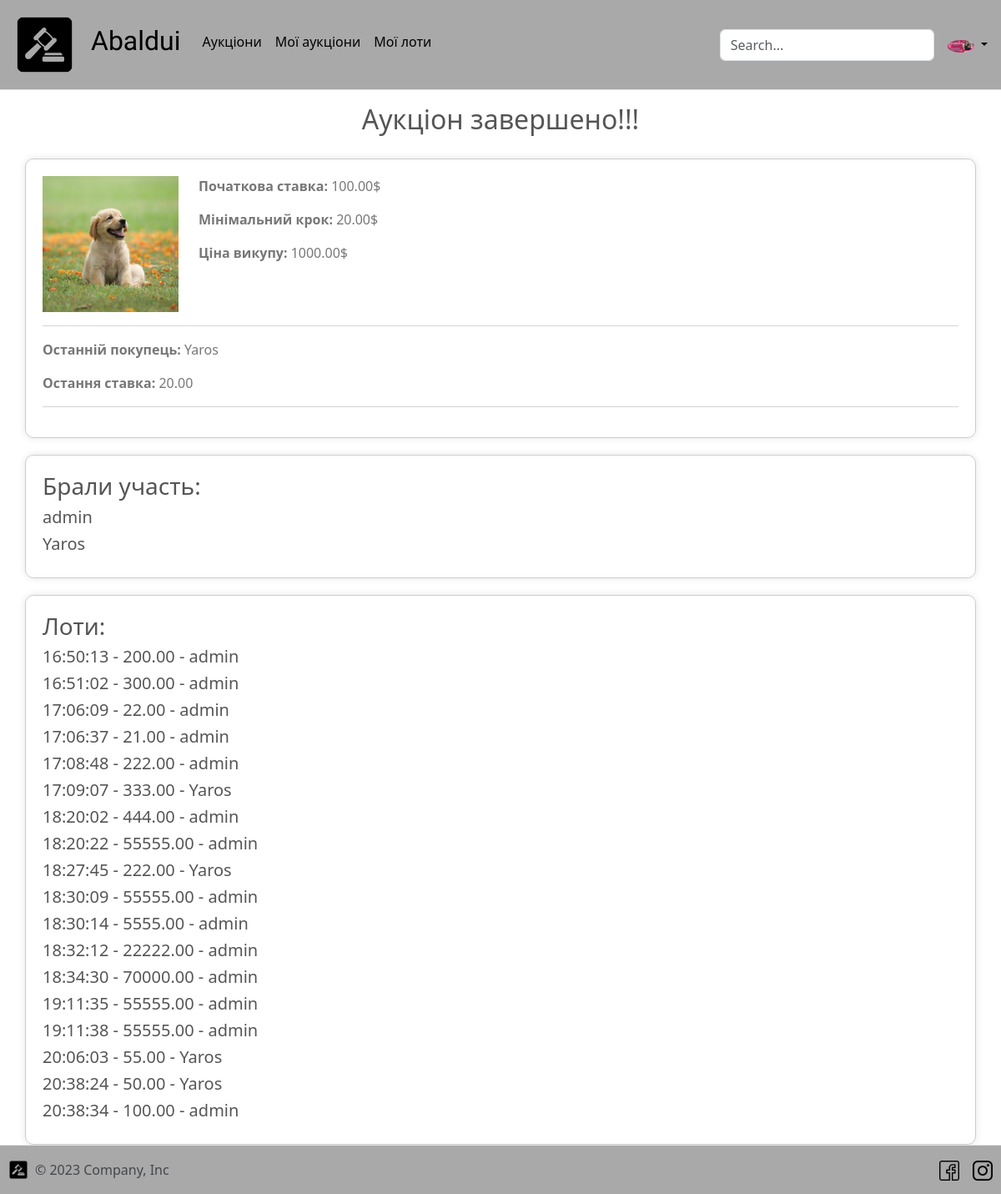
Page /auction/18/going/ (signed in) on the earlier database version.
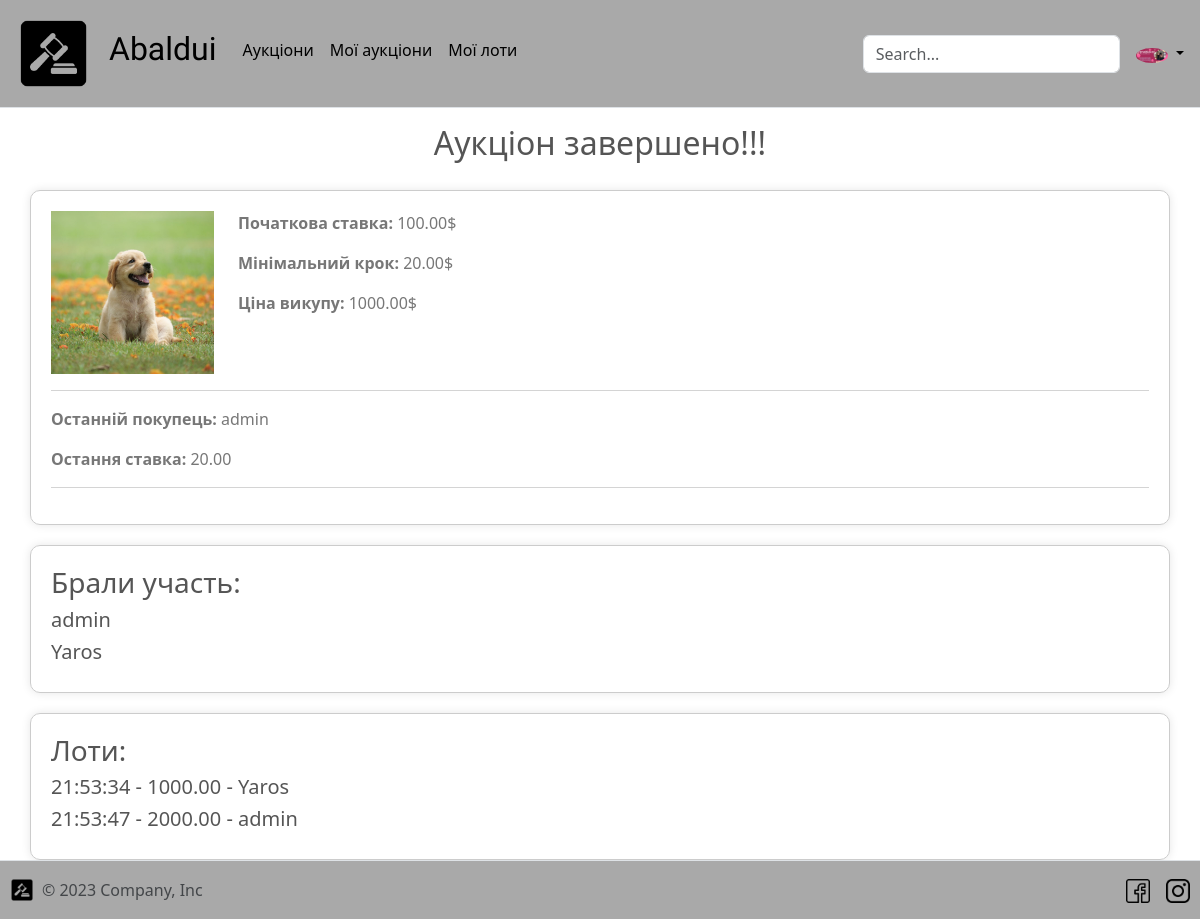
Same page on the later database version.
### auction/models.py (models this page shows, shortened)
class User(AbstractUser):
    balance = models.DecimalField(max_digits=15, decimal_places=2, default=0)
    avatar = models.ImageField(
        upload_to="media/avatars",
        default="media/avatars/default_user.png"
    )
    phone = models.CharField(max_length=14, default=0)

class Auction(models.Model):
    name = models.CharField(max_length=255, default="Auction")
    description = models.TextField(blank=True, null=True, max_length=700)
    image = models.ImageField(
        upload_to="auction-images/",
        blank=True,
        null=True
    )
    creator = models.ForeignKey(
        to=User,
        on_delete=models.DO_NOTHING,
        related_name="auctions"
    )
    current_better = models.ForeignKey(
        to=User,
        on_delete=models.DO_NOTHING,
        null=True,
        blank=True,
        related_name="auctions_betters"
    )
    start_price = models.DecimalField(max_digits=15, decimal_places=2)
    minimal_bet = models.DecimalField(max_digits=15, decimal_places=2)
    current_bet = models.DecimalField(
        max_digits=15,
        decimal_places=2,
        default=0
    )
    price_of_ransom = models.DecimalField(
        max_digits=15,
        decimal_places=2,
        null=True
    )
    time_of_creation = models.DateTimeField(auto_now_add=True)
    time_of_start = models.DateTimeField()
    seconds_to_end = models.IntegerField(default=60)
    is_completed = models.BooleanField(default=False)
    participants = models.ManyToManyField(User)
    class Meta:
        ordering = ["-time_of_start"]

class Lot(models.Model):
    sender = models.ForeignKey(
        to=User,
        on_delete=models.DO_NOTHING,
        related_name="lots"
    )
    sum_of_bet = models.DecimalField(max_digits=15, decimal_places=2)
    time_of_lot = models.DateTimeField(auto_now_add=True)
    auction = models.ForeignKey(to=Auction, on_delete=models.DO_NOTHING)
    is_completed = models.BooleanField()
    def str_date(self):
        return datetime.datetime.strftime(self.time_of_lot, "%H:%M:%S")

### auction/views.py (the view)
# urls.py: path('<int:pk>/going/', auction_going),
@login_required
def auction_going(request, pk: int):
    auction = Auction.objects.get(pk=pk)
    if request.user not in auction.participants.all():
        auction.participants.add(request.user)
        auction.save()
    context = {
        "auction": auction,
        "lots": auction.lot_set.all(),
        "participants": auction.participants.all()
    }
    start_time = datetime.datetime.strptime(
        str(auction.time_of_start),
        "%Y-%m-%d %H:%M:%S"
    )
    if datetime.datetime.now() >= start_time:
        if request.method == "POST":
            return auction_bet(request, pk)
        if auction.seconds_to_end == 0 and not auction.is_completed:
            complete_auction(auction)
        if not auction.is_completed and auction.current_better_id:
            auction.seconds_to_end -= 5
            auction.save()
        if auction.is_completed:
            return render(
                request,
                "auction/auction-completed.html",
                context=context
            )
        return render(request, "auction/auction-going.html", context=context)
    return render(request, "auction/auction-not-going.html", context=context)

### templates/auction/auction-completed.html (shortened to what this page needs)
{% extends "base.html" %}
{% load static %}
{% block content %}
  <h2 style="text-align: center">Аукціон завершено!!!</h2>
  <div class="container">
    <div class="row">
      <div class="col-md-2">
        <img src="/media/{{ auction.image }}" alt="Зображення аукціону" class="img-fluid">
      </div>
      <div class="col-md-10">
        <p><strong>Початкова ставка:</strong> {{ auction.start_price }}$</p>
        <p><strong>Мінімальний крок:</strong> {{ auction.minimal_bet }}$</p>
        <p><strong>Ціна викупу:</strong> {{ auction.price_of_ransom }}$</p>
      </div>
    </div>
    <hr>
    <div class="row">
      <div class="col-md-12">
        <p><strong>Останній покупець:</strong> {{ auction.current_better }}</p>
        <p><strong>Остання ставка:</strong> {{ auction.minimal_bet }}</p>
        <hr>
      </div>
    </div>
  </div>
  <div class="container">
    <h3>Брали участь:</h3>
    {% for participant in participants %}
      <h5>{{ participant.username }}</h5>
    {% endfor %}
  </div>
  <div class="container">
    <h3>Лоти:</h3>
    {% for lot in lots %}
      <h5>{{ lot.str_date }} - {{ lot.sum_of_bet }} - {{ lot.sender }}</h5>
    {% endfor %}
  </div>
{% endblock %}

### templates/base.html (shortened to what this page needs)
<!DOCTYPE html>
<html lang="en">
<head>
  {% load static %}
  <link href="https://cdn.jsdelivr.net/npm/bootstrap@5.3.2/dist/css/bootstrap.min.css" rel="stylesheet"
>
  <link type="text/css" href="{% static 'css/styles.css' %}" rel="stylesheet"/>
</head>
<body class="d-flex flex-column min-vh-100">
{% block sidebar %}
  {% include "includes/nav-bar.html" %}
{% endblock %}
{% block content %}{% endblock %}
{% block footer %}
  {% include "includes/footer.html" %}
{% endblock %}
</body>
</html>

### templates/includes/nav-bar.html (shortened to what this page needs)
{% load static %}
<header class="p-3 mb-3 border-bottom">
  <div class="d-flex flex-wrap align-items-center justify-content-center justify-content-lg-start">
    <a href="/"
       class="d-flex align-items-center mb-2 mb-lg-0 link-body-emphasis text-decoration-none"
    >
      <img height="75px"
           width="75px"
           src="{% static 'img/logo.png' %}"
           alt="Logo"
      >
    </a>
    <ul class="nav col-12 col-lg-auto me-lg-auto mb-2 justify-content-center mb-md-0">
      <li>
        <a href="/" class="nav-link px-2 link-body-emphasis">
          <h2 style="font-family: 'Protest Revolution', sans-serif; padding-left: 10px; padding-right: 10px">
            Abaldui</h2>
        </a>
      </li>
      <li class="mt-2">
        <a href="/auction" class="nav-link px-2 link-body-emphasis">Аукціони</a>
      </li>
      <li class="mt-2">
        <a href="/auction/my-auctions" class="nav-link px-2 link-body-emphasis">Мої аукціони</a>
      </li>
      <li class="mt-2">
        <a href="/auction/my-lots" class="nav-link px-2 link-body-emphasis">Мої лоти</a>
      </li>
    </ul>
    <form class="col-12 col-lg-auto mb-3 mb-lg-0 me-lg-3" role="search" method="post" action="/auction/">
      <input name="query" type="search"
             class="form-control"
             placeholder="Search..."
             aria-label="Search"
      />
    </form>
    {% if request.user.is_authenticated %}
      <div class="dropdown text-end">
        <a href="#"
           class="d-block link-body-emphasis text-decoration-none dropdown-toggle"
           data-bs-toggle="dropdown"
           aria-expanded="false"
        >
          <img
          src="/{{ request.user.avatar }}"
          width="32"
          height="32"
          class="rounded-circle"
          />
        </a>
      </div>
    {% endif %}
  </div>
</header>

### templates/includes/footer.html
{% load static %}
<footer
class="mt-auto d-flex flex-wrap justify-content-between align-items-center py-3 border-top"
>
  <div class="col-md-4 d-flex align-items-center">
    <a
    href="/"
    class="mb-3 me-2 mb-md-0 text-body-secondary text-decoration-none lh-1"
    style="margin-left: 10px"
    >
      <img width="24px" height="24px" src={% static "img/logo.png" %}>
    </a>
    <span class="mb-3 mb-md-0 text-body-secondary"
    >© 2023 Company, Inc</span
    >
  </div>
  <ul class="nav col-md-4 justify-content-end list-unstyled d-flex" style="margin-right: 10px">
    <li class="ms-3">
      <a class="text-body-secondary" href="https://www.facebook.com/best.kyiv">
        <img width="24px" height="24px" src={% static "img/facebook.png" %}>
      </a>
    </li>
    <li class="ms-3">
      <a class="text-body-secondary" href="https://www.instagram.com/best_kyiv/"
      >
        <img width="24px" height="24px" src={% static "img/instagram.png" %}>
      </a>
    </li>
  </ul>
</footer>

### templates/base.html (style rules this page uses)
body { background-color: azure; }
footer { background-color: darkgray; }
header { background-color: darkgray; }

### templates/auction/auction-completed.html (style rules this page uses)
body { background-color: #ffffff; color: #555; }
.container { margin-top: 20px; border-radius: 10px; padding: 20px; box-shadow: 0 0 10px rgba(0, 0, 0, 0.1); border: 1px solid #ccc; }
img { max-width: 100%; height: auto; }
p { color: #777; }

Differences in the rows shown:
removed Lot: str_date "16:50:13", sum_of_bet "200.00", sender "admin"
removed Lot: str_date "16:51:02", sum_of_bet "300.00", sender "admin"
removed Lot: str_date "17:06:09", sum_of_bet "22.00", sender "admin"
removed Lot: str_date "17:06:37", sum_of_bet "21.00", sender "admin"
removed Lot: str_date "17:08:48", sum_of_bet "222.00", sender "admin"
removed Lot: str_date "17:09:07", sum_of_bet "333.00", sender "Yaros"
removed Lot: str_date "18:20:02", sum_of_bet "444.00", sender "admin"
removed Lot: str_date "18:20:22", sum_of_bet "55555.00", sender "admin"
removed Lot: str_date "18:27:45", sum_of_bet "222.00", sender "Yaros"
removed Lot: str_date "18:30:09", sum_of_bet "55555.00", sender "admin"
removed Lot: str_date "18:30:14", sum_of_bet "5555.00", sender "admin"
removed Lot: str_date "18:32:12", sum_of_bet "22222.00", sender "admin"
removed Lot: str_date "18:34:30", sum_of_bet "70000.00", sender "admin"
removed Lot: str_date "19:11:35", sum_of_bet "55555.00", sender "admin"
removed Lot: str_date "19:11:38", sum_of_bet "55555.00", sender "admin"
removed Lot: str_date "20:06:03", sum_of_bet "55.00", sender "Yaros"
removed Lot: str_date "20:38:24", sum_of_bet "50.00", sender "Yaros"
removed Lot: str_date "20:38:34", sum_of_bet "100.00", sender "admin"
changed Auction: current_better "Yaros" → "admin"
added Lot: str_date "21:53:34", sum_of_bet "1000.00", sender "Yaros"
added Lot: str_date "21:53:47", sum_of_bet "2000.00", sender "admin"
